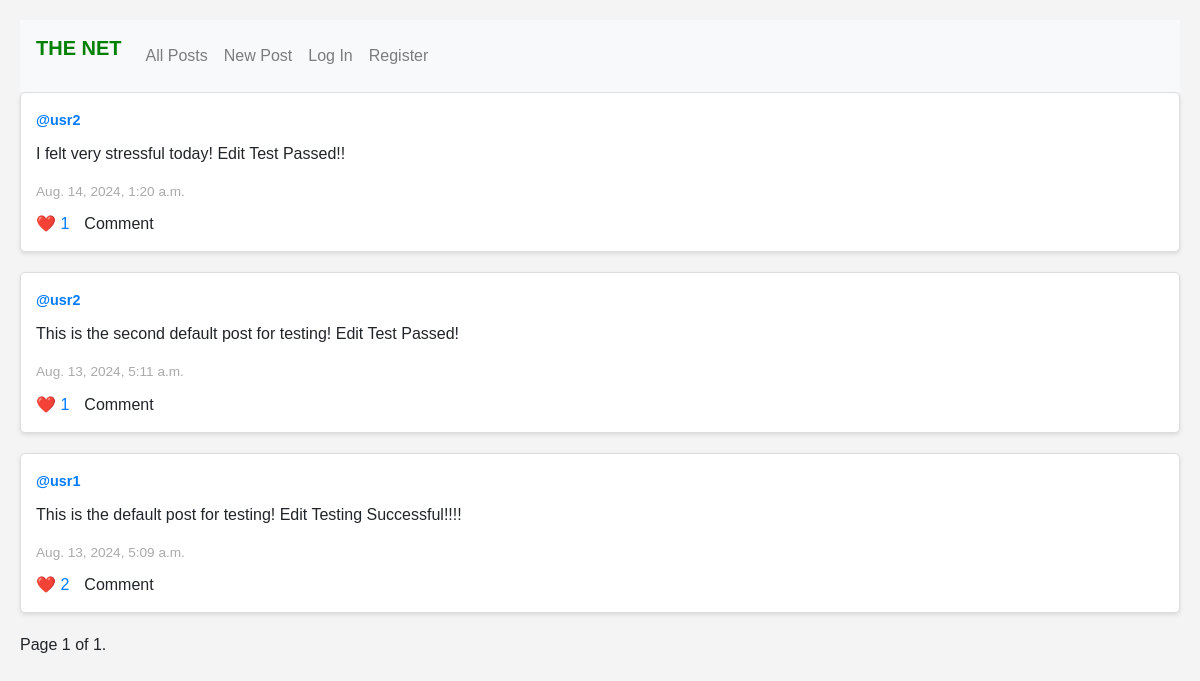
The app's page /, older data.
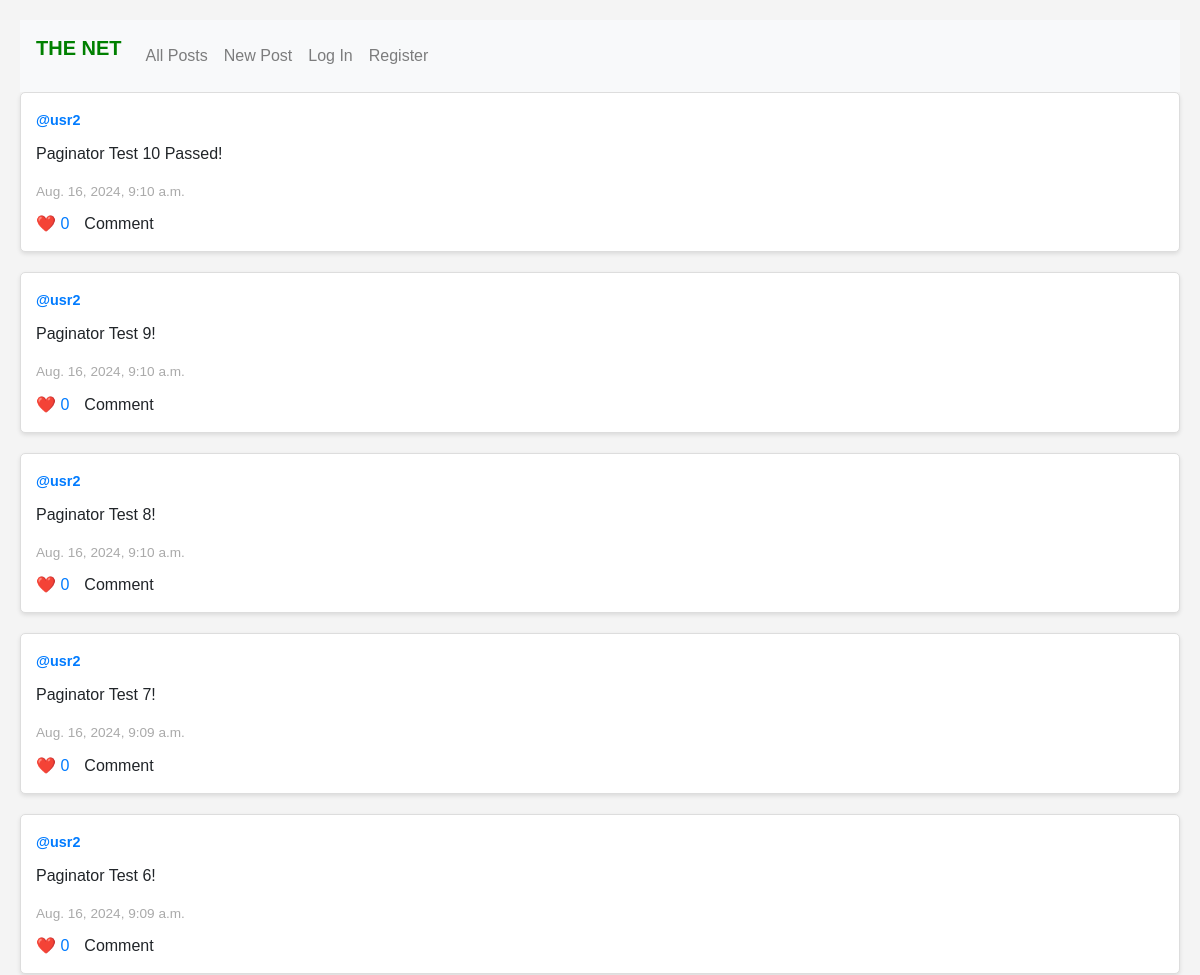
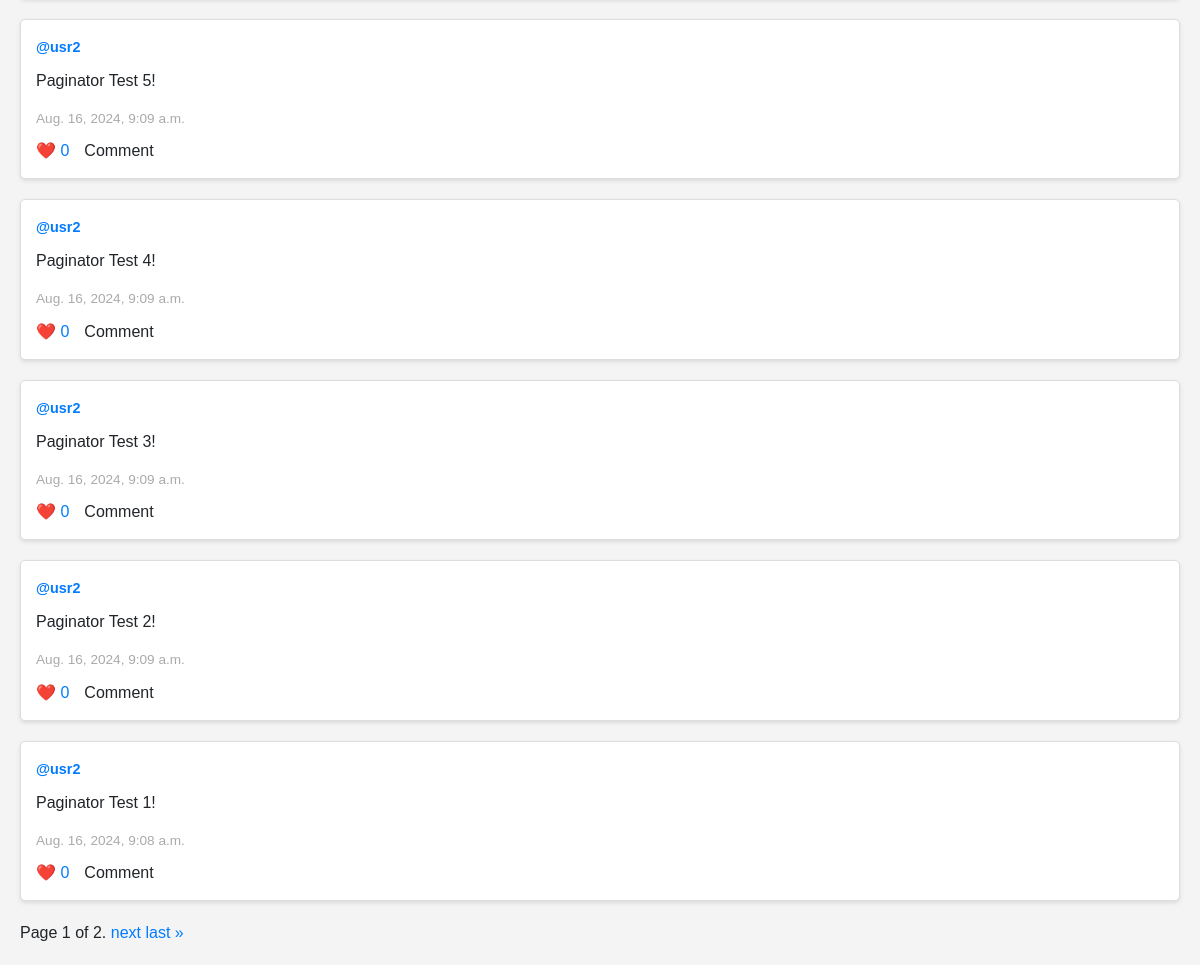
The same page, newer data (2 pictures, top to bottom).
### network/models.py (models this page shows, shortened)
class Post(models.Model):
    poster = models.ForeignKey(User, on_delete=models.CASCADE, related_name="posters")
    content = models.TextField()
    time = models.DateTimeField(auto_now_add=True)
    likes = models.IntegerField(default=0)

class User(AbstractUser):
    joined_at = models.DateTimeField(auto_now_add=True)
    pts = models.IntegerField(default=0)
    flwers = models.IntegerField(default=0)
    flwings = models.IntegerField(default=0)

### network/views.py (the view)
# urls.py: path("", views.index, name="index"),
def index(request):
    posts = Post.objects.all()[::-1]
    paginator = Paginator(posts, 10)
    page_number = request.GET.get('page', 1)
    page_obj = paginator.get_page(page_number)
    return render(request, "network/index.html", {
        "page_obj": page_obj
    })

### network/templates/network/index.html (shortened to what this page needs)
{% extends "network/layout.html" %}
{% load custom_tags %}
{% block body %}
    <div class="feed-container">
        {% for post in page_obj %}
            <div class="post-box">
                <div class="post-header">
                    <span class="poster-name">
                        <strong>
                            <a href="{% url 'profile' post.poster.id %}" >@{{ post.poster.username }}</a>
                        </strong>
                    </span>
                </div>
                <div class="post-content">
                    <p>{{ post.content }}</p>
                </div>
                <div class="post-meta">
                    <span class="post-time">{{ post.time }}</span>
                </div>
                <div class="post-actions">
                    {% if user.is_authenticated %}
                        <button id="like_btn" data-postid="{{ post.id }}" data-url="{% url 'like' %}">
                            <span class="like-section">
                                <span id="n_like{{ post.id }}">
                                    {% is_liking post user as liking %}
                                    {% if not liking %}
                                        ❤️
                                    {% else %}
                                        💔
                                    {% endif %}{{ post.likes }}
                                </span>
                            </span>
                        </button>
                    {% else %}
                        <span class="like-section">
                            <a href="{% url 'login' %}">❤️ {{ post.likes }}</a>
                        </span>
                    {% endif %}
                    <span class="comment-section">Comment</span>
                </div>
            </div>
        {% empty %}
            <h1>No posts here.</h1>
        {% endfor %}
        <div class="pagination">
            <span class="step-links">
                <span class="current">
                    Page {{ page_obj.number }} of {{ page_obj.paginator.num_pages }}.
                </span>
                {% if page_obj.has_next %}
                    <a href="{% url 'index' %}?page={{ page_obj.next_page_number }}">next</a>
                    <a href="{% url 'index' %}?page={{ page_obj.paginator.num_pages }}">last &raquo;</a>
                {% endif %}
            </span>
        </div>
    </div>
{% endblock %}

Row changes from the older to the newer data that the page shows:
no longer on this page (row unchanged): Post: poster.username "usr2", content "I felt very stressful today! Edit Test Passed!!", time "Aug. 14, 2024, 1:20 a.m.", likes "1"
no longer on this page (row unchanged): Post: poster.username "usr2", content "This is the second default post for testing! Edit Test Passed!", time "Aug. 13, 2024, 5:11 a.m.", likes "1"
no longer on this page (row unchanged): Post: poster.username "usr1", content "This is the default post for testing! Edit Testing Successful!!!!", time "Aug. 13, 2024, 5:09 a.m.", likes "2"
added Post: poster.username "usr2", content "Paginator Test 10 Passed!", time "Aug. 16, 2024, 9:10 a.m.", likes "0"
added Post: poster.username "usr2", content "Paginator Test 9!", time "Aug. 16, 2024, 9:10 a.m.", likes "0"
added Post: poster.username "usr2", content "Paginator Test 8!", time "Aug. 16, 2024, 9:10 a.m.", likes "0"
added Post: poster.username "usr2", content "Paginator Test 7!", time "Aug. 16, 2024, 9:09 a.m.", likes "0"
added Post: poster.username "usr2", content "Paginator Test 6!", time "Aug. 16, 2024, 9:09 a.m.", likes "0"
added Post: poster.username "usr2", content "Paginator Test 5!", time "Aug. 16, 2024, 9:09 a.m.", likes "0"
added Post: poster.username "usr2", content "Paginator Test 4!", time "Aug. 16, 2024, 9:09 a.m.", likes "0"
added Post: poster.username "usr2", content "Paginator Test 3!", time "Aug. 16, 2024, 9:09 a.m.", likes "0"
added Post: poster.username "usr2", content "Paginator Test 2!", time "Aug. 16, 2024, 9:09 a.m.", likes "0"
added Post: poster.username "usr2", content "Paginator Test 1!", time "Aug. 16, 2024, 9:08 a.m.", likes "0"
Text that changed along with them:
{{ page_obj.paginator.num_pages }}: "1" → "2"
text now shown: "next last »"
